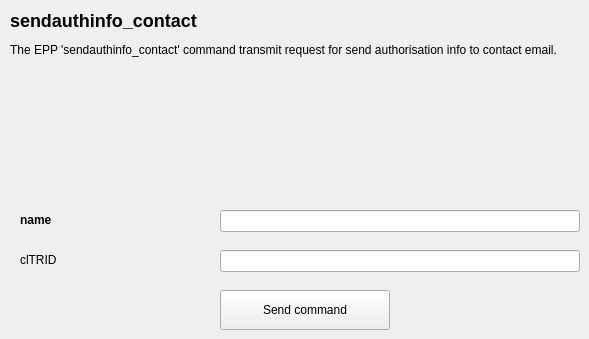
       <widget class="QWidget" name="tab" >
        <attribute name="title" >
         <string>command</string>
        </attribute>
        <widget class="QLabel" name="textLabel51_2" >
         <property name="geometry" >
          <rect>
           <x>10</x>
           <y>10</y>
           <width>570</width>
           <height>100</height>
          </rect>
         </property>
         <property name="text" >
          <string>&lt;h2>sendauthinfo_contact&lt;/h2>
The EPP 'sendauthinfo_contact' command transmit request for send authorisation info to contact email.</string>
         </property>
         <property name="alignment" >
          <set>Qt::AlignLeading|Qt::AlignLeft|Qt::AlignTop</set>
         </property>
         <property name="wordWrap" >
          <bool>true</bool>
         </property>
        </widget>
        <widget class="QLabel" name="textLabel53_2" >
         <property name="geometry" >
          <rect>
           <x>20</x>
           <y>250</y>
           <width>190</width>
           <height>20</height>
          </rect>
         </property>
         <property name="text" >
          <string>clTRID</string>
         </property>
         <property name="wordWrap" >
          <bool>false</bool>
         </property>
        </widget>
        <widget class="QLabel" name="textLabel52_2" >
         <property name="geometry" >
          <rect>
           <x>20</x>
           <y>210</y>
           <width>190</width>
           <height>20</height>
          </rect>
         </property>
         <property name="text" >
          <string>&lt;b>name&lt;/b></string>
         </property>
         <property name="wordWrap" >
          <bool>false</bool>
         </property>
        </widget>
        <widget class="QLineEdit" name="sendauthinfo_contact_name" >
         <property name="geometry" >
          <rect>
           <x>220</x>
           <y>210</y>
           <width>360</width>
           <height>22</height>
          </rect>
         </property>
        </widget>
        <widget class="QLineEdit" name="sendauthinfo_contact_cltrid" >
         <property name="geometry" >
          <rect>
           <x>220</x>
           <y>250</y>
           <width>360</width>
           <height>22</height>
          </rect>
         </property>
        </widget>
        <widget class="QPushButton" name="send_sendauthinfo_contact" >
         <property name="geometry" >
          <rect>
           <x>220</x>
           <y>290</y>
           <width>170</width>
           <height>40</height>
          </rect>
         </property>
         <property name="text" >
          <string>Send command</string>
         </property>
        </widget>
       </widget>
